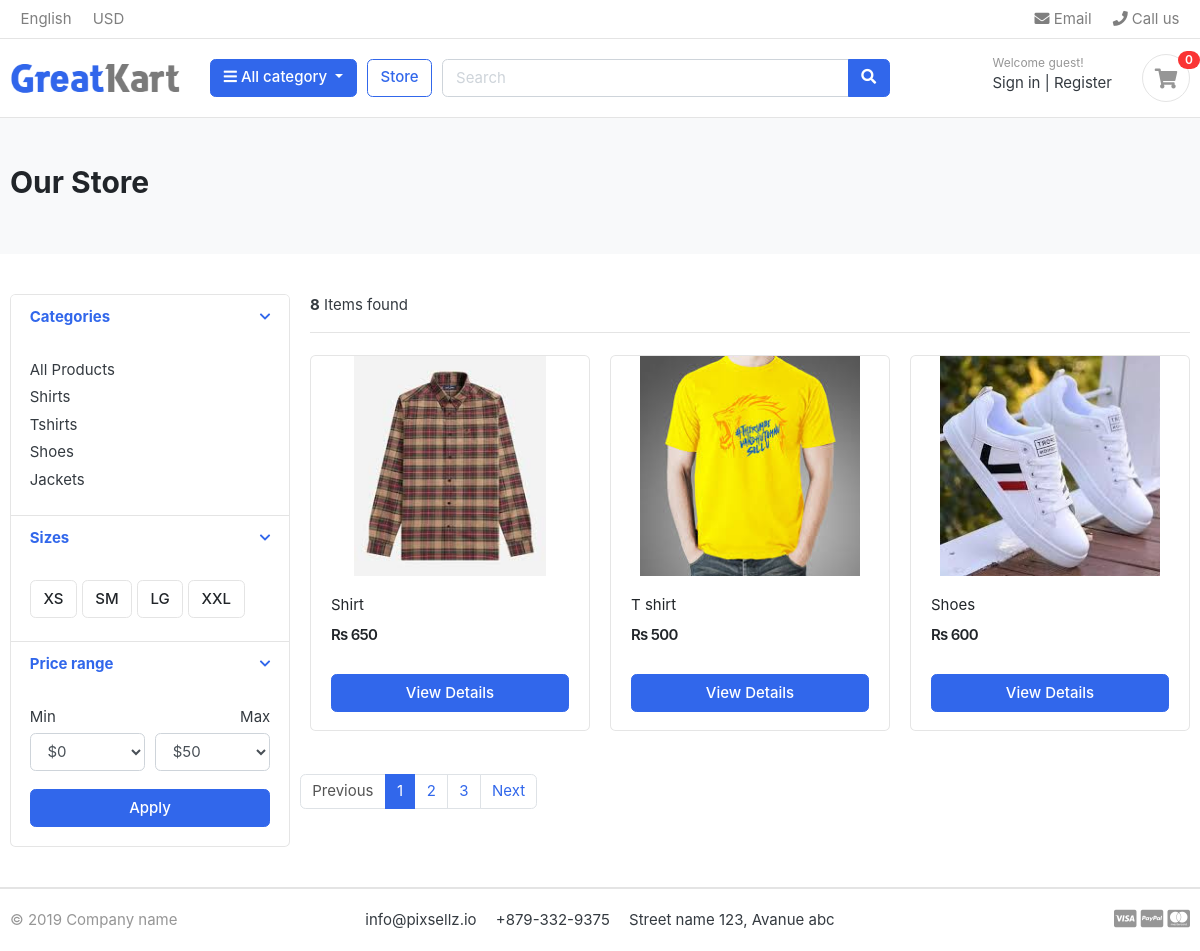
/store/, run on the app's committed database.
### category/models.py (models this page shows, shortened)
class Category(models.Model):
    category_name=models.CharField(max_length=50,unique=True)
    slug=models.SlugField(max_length=100,unique=True)
    description=models.TextField(max_length=255,blank=True)
    cat_image=models.ImageField(upload_to='photos/categories',blank=True)
    class Meta:
        verbose_name='category'
        verbose_name_plural='categories'
    def get_url(self):
        return reverse('products_by_category',args=[self.slug])

### store/models.py (models this page shows, shortened)
class Product(models.Model):
    product_name=models.CharField(max_length=200,unique=True)
    slug=models.SlugField(max_length=200,unique=True)
    description=models.TextField(max_length=500,blank=True)
    price=models.IntegerField()
    images=models.ImageField(upload_to='photos/products')
    stock=models.IntegerField()
    is_available=models.BooleanField(default=True)
    category=models.ForeignKey(Category,on_delete=models.CASCADE)
    created_date=models.DateTimeField(auto_now_add=True)
    modified_date=models.DateTimeField(auto_now=True)
    def get_url(self):
        return reverse('product_detail',args=[self.category.slug,self.slug])

### store/views.py (the view)
# urls.py: path('store/',include('store.urls')),
def store(request,category_slug=None):
    categories=None
    products=None
    if category_slug!=None:
        categories=get_object_or_404(Category,slug=category_slug)
        products=Product.objects.filter(category=categories,is_available=True)
        paginator=Paginator(products,1)
        page=request.GET.get('page')
        paged_products=paginator.get_page(page)
        product_count=products.count()
    else:
        products=Product.objects.all().filter(is_available=True).order_by('id')
        paginator=Paginator(products,3)
        page=request.GET.get('page')
        paged_products=paginator.get_page(page)
        product_count=products.count()
    context={
        'products':paged_products,
        'product_count':product_count,
    }
    return render(request,'store/store.html',context)

### carts/context_processors.py (called while the page is built)
def counter(request):
    cart_count=0
    if 'admin' in request.path:
        return{}
    else:
        try:
            cart=Cart.objects.filter(cart_id=_cart_id(request))
            cart_items=CartItem.objects.all().filter(cart=cart[:1])
            for cart_item in cart_items:
                cart_count += cart_item.quantity
        except Cart.DoesNotExist:
            cart.count=0
    return dict(cart_count=cart_count)

### carts/views.py (called while the page is built)
def _cart_id(request):
    cart=request.session.session_key
    if not cart:
        cart=request.session.create()
    return cart

### category/context_processors.py (called while the page is built)
def menu_links(request):
    links=Category.objects.all()
    return dict(links=links)

### templates/store/store.html (shortened to what this page needs)
{% extends "base.html" %}
{% block content %}
<section class="section-pagetop bg">
    <div class="container">
        {% if 'search' in request.path %}
          <h2 class="title-page">Search Result</h2>
        {% else %}
          <h2 class="title-page">Our Store</h2>
        {% endif %}
    </div>
    </section>
<section class="section-content padding-y">
    <div class="container">
    <div class="row">
        <aside class="col-md-3">
    <div class="card">
        <article class="filter-group">
            <header class="card-header">
                <a href="#" data-toggle="collapse" data-target="#collapse_1" aria-expanded="true" class="">
                    <i class="icon-control fa fa-chevron-down"></i>
                    <h6 class="title">Categories</h6>
                </a>
            </header>
            <div class="filter-content collapse show" id="collapse_1" style="">
                <div class="card-body">
                    <ul class="list-menu">
                    <li><a href="{% url "store" %}">All Products</a></li>
                    {% for category in links %}
                    <li><a href="{{category.get_url}}">{{category.category_name}}</a></li>
                    {% endfor %}
                    </ul>
                </div>
            </div>
        </article>
        <article class="filter-group">
            <header class="card-header">
                <a href="#" data-toggle="collapse" data-target="#collapse_4" aria-expanded="true" class="">
                    <i class="icon-control fa fa-chevron-down"></i>
                    <h6 class="title">Sizes </h6>
                </a>
            </header>
            <div class="filter-content collapse show" id="collapse_4" style="">
                <div class="card-body">
                  <label class="checkbox-btn">
                    <span class="btn btn-light"> XS </span>
                  </label>
                  <label class="checkbox-btn">
                    <span class="btn btn-light"> SM </span>
                  </label>
                  <label class="checkbox-btn">
                    <span class="btn btn-light"> LG </span>
                  </label>
                  <label class="checkbox-btn">
                    <span class="btn btn-light"> XXL </span>
                  </label>
            </div>
            </div>
        </article>
        <article class="filter-group">
            <header class="card-header">
                <a href="#" data-toggle="collapse" data-target="#collapse_3" aria-expanded="true" class="">
                    <i class="icon-control fa fa-chevron-down"></i>
                    <h6 class="title">Price range </h6>
                </a>
            </header>
            <div class="filter-content collapse show" id="collapse_3" style="">
                <div class="card-body">
                    <div class="form-row">
                    <div class="form-group col-md-6">
                      <label>Min</label>
                          <select class="mr-2 form-control">
                            <option value="0">$0</option>
                        </select>
                    </div>
                    <div class="form-group text-right col-md-6">
                      <label>Max</label>
                          <select class="mr-2 form-control">
                            <option value="50">$50</option>
                        </select>
                    </div>
                    </div>
                    <button class="btn btn-block btn-primary">Apply</button>
                </div>
            </div>
        </article>
    </div>
        </aside>
        <main class="col-md-9">
    <header class="border-bottom mb-4 pb-3">
            <div class="form-inline">
                <span class="mr-md-auto"><b>{{product_count}}</b> Items found </span>
            </div>
    </header>
    <div class="row">
        {% if products %}
        {% for product in products %}
        <div class="col-md-4">
            <figure class="card card-product-grid">
                <div class="img-wrap">
                  <a href="{{product.get_url}}"><img src="{{product.images.url}}"></a>
                </div>
                <figcaption class="info-wrap">
                    <div class="fix-height">
                        <a href="{{product.get_url}}" class="title">{{product.product_name}}</a>
                        <div class="price-wrap mt-2">
                            <span class="price">Rs {{product.price}}</span>
                        </div>
                    </div>
                    <a href="{{product.get_url}}" class="btn btn-block btn-primary">View Details</a>
                </figcaption>
            </figure>
        </div>
        {% endfor %}
        {% else %}
        <div>
            <h2>No result found.Please try again later.</h2>
        </div>
        {% endif %}
<nav class="mt-4" aria-label="Page navigation sample">
	{% if products.has_other_pages %}
	  <ul class="pagination">
			{% if products.has_previous %}
	    <li class="page-item"><a class="page-link" href="?page={{products.previous_page_number}}">Previous</a></li>
			{% else %}
			<li class="page-item disabled"><a class="page-link" href="#">Previous</a></li>
			{% endif %}
			{% for i in products.paginator.page_range %}
				{% if products.number == i %}
	    		<li class="page-item active"><a class="page-link" href="#">{{i}}</a></li>
				{% else %}
					<li class="page-item"><a class="page-link" href="?page={{i}}">{{i}}</a></li>
				{% endif %}
	    {% endfor %}
			{% if products.has_next %}
	    	<li class="page-item"><a class="page-link" href="?page={{products.next_page_number}}">Next</a></li>
			{% else %}
				<li class="page-item disabled"><a class="page-link" href="#">Next</a></li>
			{% endif %}
	  </ul>
	{% endif %}
</nav>
        </main>
    </div>
    </div>
    </section>
{% endblock %}

### static/css/ui.css (style rules this page uses)
html { font-family: "Inter", sans-serif; font-size: 15px; }
.img-wrap { text-align: center; display: block; }
.img-wrap img { max-width: 100%; }
.price-wrap { letter-spacing: -0.7px; }
.padding-y { padding-top: 40px; padding-bottom: 40px; }
figure { margin-bottom: 0; }
article:after, .form-group:after { display: block; clear: both; content: ""; }
.bg { background-color: #f8f9fa; }
.title-page { color: #212529; }
.btn-light { background-color: #fff; border-color: #e4e4e4; }
[class*=list-] li:after { visibility: hidden; display: block; content: ""; overflow: hidden; height: 0; clear: both; }
.list-menu { list-style: none; margin: 0; padding-left: 0; }
.list-menu li { margin-bottom: 5px; }
.list-menu a { color: #343a40; }
[class*=card-product] a.title { color: #212529; display: block; }
[class*=card-product] .img-wrap { overflow: hidden; position: relative; }
[class*=card-product] .img-wrap img { height: 100%; max-width: 100%; width: auto; display: inline-block; -o-object-fit: cover; object-fit: cover; }
.card-product-grid { margin-bottom: 20px; }
.card-product-grid .img-wrap { border-radius: 0.2rem 0.2rem 0 0; height: 220px; }
.card-product-grid .info-wrap { overflow: hidden; padding: 18px 20px; }
.card-product-grid .fix-height { height: 80px; overflow: hidden; }
.card .img-wrap { overflow: hidden; }
.price { font-weight: 600; color: #212529; }
.icon-control { margin-top: 5px; float: right; font-size: 80%; }
.card-header .title { margin-bottom: 0; line-height: 1.5; }
.filter-group { border-bottom: 1px solid #e4e4e4; }
.filter-group .card-header { border-bottom: 0; }
.filter-group:last-child { border-bottom: 0; }
.checkbox-btn { position: relative; }
.section-pagetop { padding: 45px 0; }

### data on the page
Category: category_name "Shirts"
Category: category_name "Tshirts"
Category: category_name "Shoes"
Category: category_name "Jackets"
Product: images (picture), product_name "Shirt", price "650"
Product: images (picture), product_name "T shirt", price "500"
Product: images (picture), product_name "Shoes", price "600"

### other printed values
{{ cart_count }} "0"
{{ product_count }} "8"
{{ i }} "1"
{{ i }} "2" "3"
